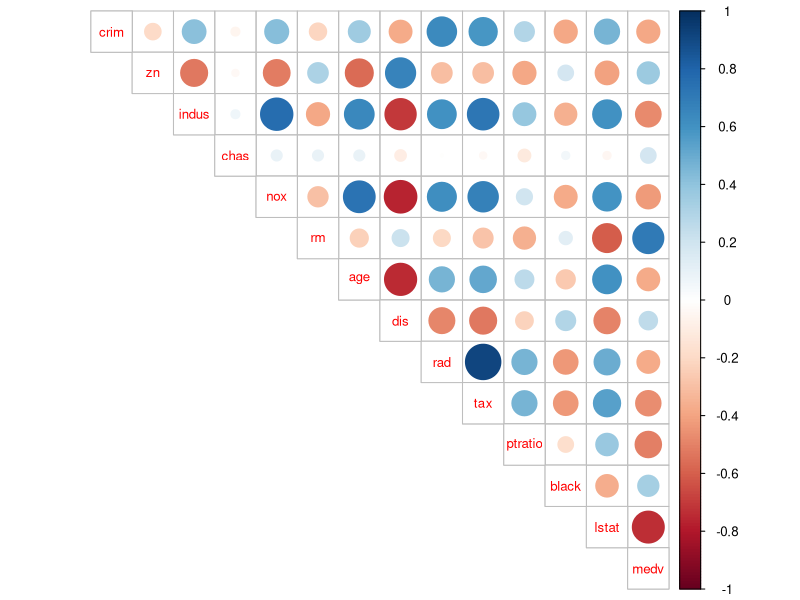
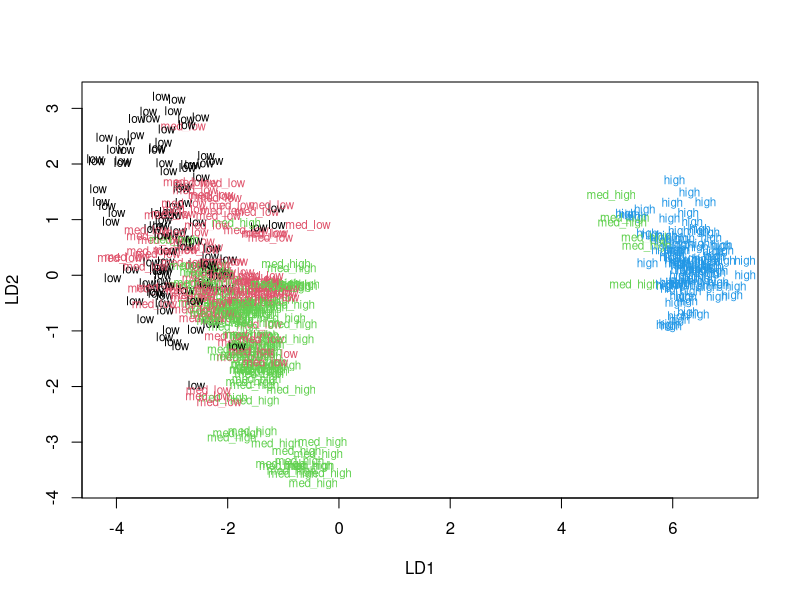
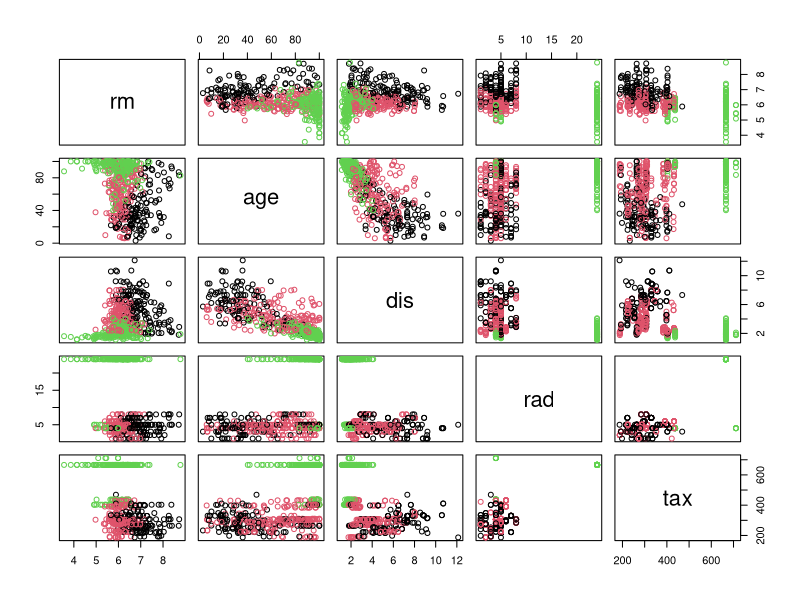
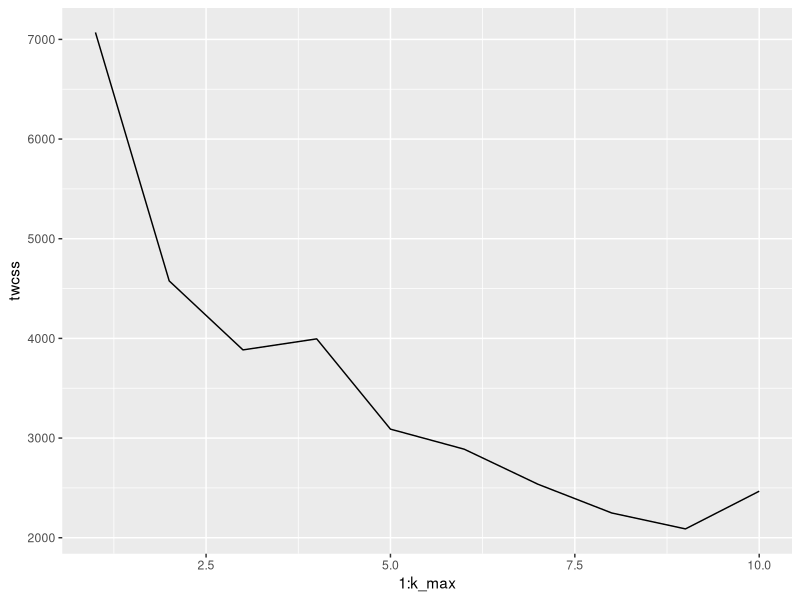
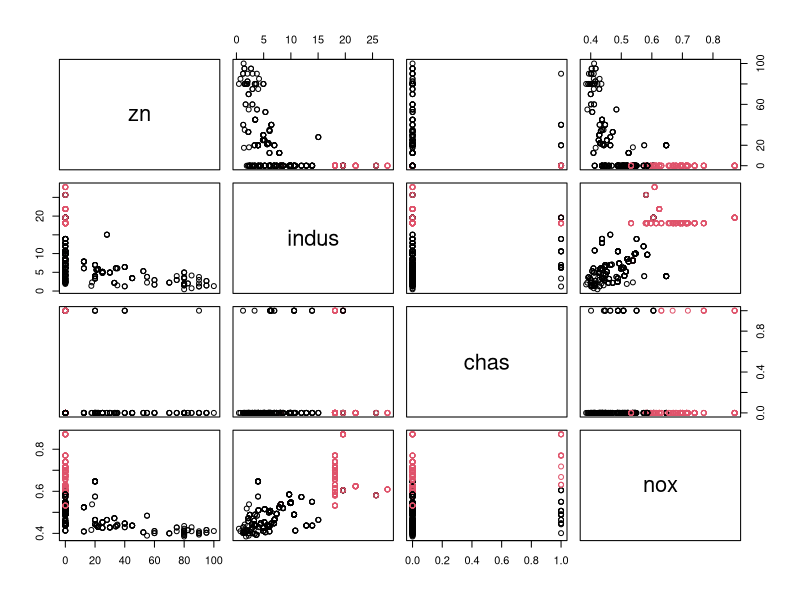
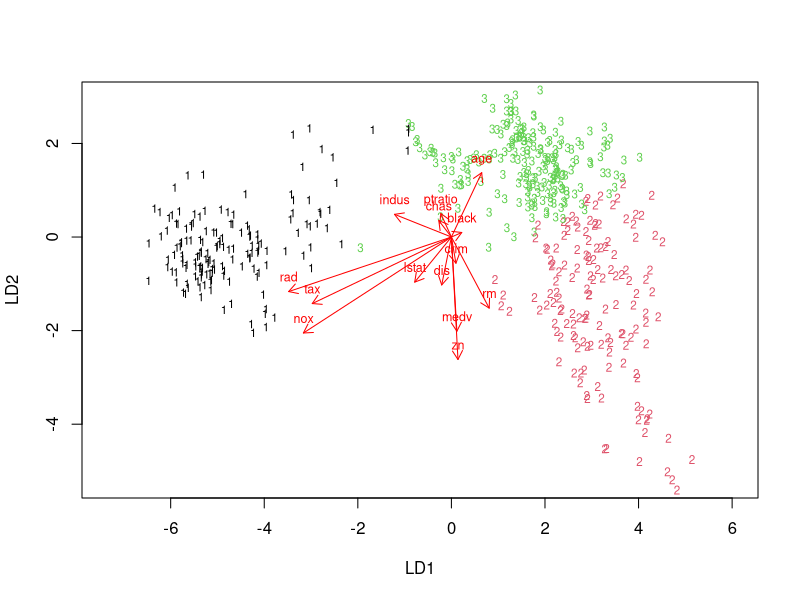

These figures' R source, in order:
## ---- chunk 1
library(MASS)

# loading
data("Boston")

# exploring
dim(Boston)
str(Boston)
head(Boston)
## ---- chunk 2
head(Boston)
summary(Boston)

## ---- chunk 3
library(dplyr)
library(corrplot)

cor_matrix<-cor(Boston) 

cor_matrix <- cor_matrix %>% round(digits=2) 
cor_matrix

# plot the correlation matrix
corrplot(cor_matrix, method="circle",type="upper",tl.pos = "d",tl.cex = 0.8)
## ---- chunk 4

# mean scaling
boston_scaled <- scale(Boston)

summary(boston_scaled)
class(boston_scaled)

# scaled data(boston_scaled) is a matrix so we are changin to a data frame
boston_scaled <- as.data.frame(boston_scaled)


## ---- chunk 5

# create the quantile bins
bins <- quantile(boston_scaled$crim)
bins

# assign names to the bins and cut the data based on those bins which are the quantiles
crime <- cut(boston_scaled$crim, breaks = bins, include.lowest = TRUE,labels=c("low","med_low","med_high","high"))

#  remove the original crime data and replace it with the one we just created, so the crime values are now the classes
boston_scaled <- dplyr::select(boston_scaled, -crim)

boston_scaled <- data.frame(boston_scaled, crime)
## ---- chunk 6

# we obtain the number of rows to use for sampling 
n <- nrow(boston_scaled)

# sample 80 percent of the data, i.e. you have the row indices here
ind <- sample(n,  size = n * 0.8)

# based on those indices we choose our training set
train <- boston_scaled[ind,]

# the rest is the test data 
test <- boston_scaled[-ind,]

# we know the correct classes from our test set
correct_classes <- test$crime

# remove the crime classes, so that we replace them with the predicted values from the next steps
test <- dplyr::select(test, -crime)

## ---- chunk 7
# lda
lda.fit <- lda(crime ~ . , data = train)

lda.fit

# plot the lda results
classes <- as.numeric(train$crime)
plot(lda.fit, dimen = 2,col = classes,pch=classes)


## ---- chunk 8
lda.pred <- predict(lda.fit, newdata = test)

# cross tabulate the results
table(correct = correct_classes, predicted = lda.pred$class)

## ---- chunk 9
library(ggplot2)

data('Boston')
boston_scaled <- scale(Boston)

# euclidean distance matrix
dist_eu <- dist(boston_scaled)
summary(dist_eu)

# k-means clustering
km <-kmeans(boston_scaled, centers = 3)

pairs(Boston[6:10], col = km$cluster)


# determine the number of clusters
k_max <- 10

# calculate the total within sum of squares
twcss <- sapply(1:k_max, function(k){kmeans(boston_scaled, k)$tot.withinss})

# visualize the results
qplot(x = 1:k_max, y = twcss, geom = 'line')

# k-means clustering
km2 <-kmeans(boston_scaled, centers = 2)
pairs(Boston[2:5], col = km2$cluster)

## ---- chunk 10
set.seed(80)
# k-means clustering
km2 <-kmeans(boston_scaled, centers = 3,iter.max=20)

boston_scaled <- data.frame(boston_scaled, cluster=km2$cluster)

# linear discriminant analysis
ldaWithKm <- lda(cluster ~ . , data = boston_scaled)
ldaWithKm

# the function for lda biplot arrows: function copied from datacamp exercise
lda.arrows <- function(x, myscale = 1, arrow_heads = 0.1, color = "red", tex = 0.75, choices = c(1,2)){
  heads <- coef(x)
  arrows(x0 = 0, y0 = 0, 
         x1 = myscale * heads[,choices[1]], 
         y1 = myscale * heads[,choices[2]], col=color, length = arrow_heads)
  text(myscale * heads[,choices], labels = row.names(heads), 
       cex = tex, col=color, pos=3)
}

# plot the lda results
plot(ldaWithKm, dimen = 2,col = boston_scaled$cluster)
lda.arrows(ldaWithKm, myscale = 3)

